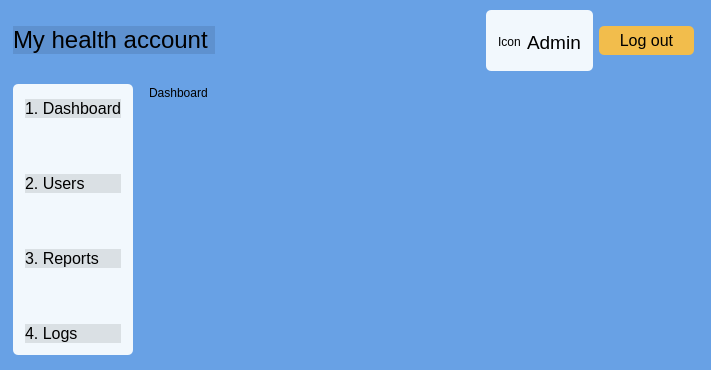
<?xml version="1.0" encoding="UTF-8"?>
<ui version="4.0">
 <class>AdminMain</class>
 <widget class="QDialog" name="AdminMain">
  <property name="geometry">
   <rect>
    <x>0</x>
    <y>0</y>
    <width>711</width>
    <height>370</height>
   </rect>
  </property>
  <property name="windowTitle">
   <string>Dialog</string>
  </property>
  <property name="styleSheet">
   <string notr="true">background-color: rgb(104, 161, 229);</string>
  </property>
  <widget class="QWidget" name="gridLayoutWidget">
   <property name="geometry">
    <rect>
     <x>150</x>
     <y>110</y>
     <width>541</width>
     <height>251</height>
    </rect>
   </property>
   <layout class="QGridLayout" name="gridLayout"/>
  </widget>
  <widget class="QGroupBox" name="groupBox_2">
   <property name="geometry">
    <rect>
     <x>13</x>
     <y>84</y>
     <width>120</width>
     <height>271</height>
    </rect>
   </property>
   <property name="styleSheet">
    <string notr="true">QGroupBox { 
     border-radius: 5px; 
	background-color: rgb(242, 248, 253);
 }</string>
   </property>
   <property name="title">
    <string/>
   </property>
   <layout class="QVBoxLayout" name="verticalLayout">
    <item>
     <widget class="QPushButton" name="pushButtonDashboard">
      <property name="styleSheet">
       <string notr="true">QPushButton {
	background-color: rgb(0, 0, 0,0.1); 
	border: none; 
	color: rgb(0, 0, 0); 
	font: 16px;
	text-align: left;
} 

QPushButton:hover { 
	background-color: rgb(0, 0, 0, 0.1); 
	border: none; 
	color: rgb(0, 43, 255); 
}
</string>
      </property>
      <property name="text">
       <string>1. Dashboard</string>
      </property>
     </widget>
    </item>
    <item>
     <spacer name="verticalSpacer_4">
      <property name="orientation">
       <enum>Qt::Vertical</enum>
      </property>
      <property name="sizeHint" stdset="0">
       <size>
        <width>20</width>
        <height>13</height>
       </size>
      </property>
     </spacer>
    </item>
    <item>
     <widget class="QPushButton" name="pushButtonUsers">
      <property name="styleSheet">
       <string notr="true">QPushButton {
	background-color: rgb(0, 0, 0,0.1); 
	border: none; 
	color: rgb(0, 0, 0); 
	font: 16px;
	text-align: left;
} 

QPushButton:hover { 
	background-color: rgb(0, 0, 0, 0.1); 
	border: none; 
	color: rgb(0, 43, 255); 
}
</string>
      </property>
      <property name="text">
       <string>2. Users</string>
      </property>
     </widget>
    </item>
    <item>
     <spacer name="verticalSpacer_5">
      <property name="orientation">
       <enum>Qt::Vertical</enum>
      </property>
      <property name="sizeHint" stdset="0">
       <size>
        <width>20</width>
        <height>13</height>
       </size>
      </property>
     </spacer>
    </item>
    <item>
     <widget class="QPushButton" name="pushButtonReports">
      <property name="styleSheet">
       <string notr="true">QPushButton {
	background-color: rgb(0, 0, 0,0.1); 
	border: none; 
	color: rgb(0, 0, 0); 
	font: 16px;
	text-align: left;
} 

QPushButton:hover { 
	background-color: rgb(0, 0, 0, 0.1); 
	border: none; 
	color: rgb(0, 43, 255); 
}
</string>
      </property>
      <property name="text">
       <string>3. Reports</string>
      </property>
     </widget>
    </item>
    <item>
     <spacer name="verticalSpacer_6">
      <property name="orientation">
       <enum>Qt::Vertical</enum>
      </property>
      <property name="sizeHint" stdset="0">
       <size>
        <width>20</width>
        <height>13</height>
       </size>
      </property>
     </spacer>
    </item>
    <item>
     <widget class="QPushButton" name="pushButtonLogs">
      <property name="styleSheet">
       <string notr="true">QPushButton {
	background-color: rgb(0, 0, 0,0.1); 
	border: none; 
	color: rgb(0, 0, 0); 
	font: 16px;
	text-align: left;
} 

QPushButton:hover { 
	background-color: rgb(0, 0, 0, 0.1); 
	border: none; 
	color: rgb(0, 43, 255); 
}
</string>
      </property>
      <property name="text">
       <string>4. Logs</string>
      </property>
     </widget>
    </item>
   </layout>
  </widget>
  <widget class="QLabel" name="labelUserList">
   <property name="geometry">
    <rect>
     <x>149</x>
     <y>82</y>
     <width>141</width>
     <height>21</height>
    </rect>
   </property>
   <property name="styleSheet">
    <string notr="true">font: 16pt &quot;.AppleSystemUIFont&quot;;
background-color: rgb(104, 161, 229);</string>
   </property>
   <property name="text">
    <string>Dashboard</string>
   </property>
  </widget>
  <widget class="QWidget" name="layoutWidget">
   <property name="geometry">
    <rect>
     <x>13</x>
     <y>10</y>
     <width>681</width>
     <height>61</height>
    </rect>
   </property>
   <layout class="QHBoxLayout" name="horizontalLayout">
    <item>
     <widget class="QPushButton" name="pushButtonMyHealthAccount">
      <property name="styleSheet">
       <string notr="true">QPushButton {
	background-color: rgb(0, 0, 0,0.1); 
	border: none; 
	color: rgb(0, 0, 0); 
	font: 24px;
	text-align: left;
} 

</string>
      </property>
      <property name="text">
       <string>My health account </string>
      </property>
     </widget>
    </item>
    <item>
     <spacer name="horizontalSpacer">
      <property name="orientation">
       <enum>Qt::Horizontal</enum>
      </property>
      <property name="sizeHint" stdset="0">
       <size>
        <width>188</width>
        <height>20</height>
       </size>
      </property>
     </spacer>
    </item>
    <item>
     <widget class="QGroupBox" name="groupBox_6">
      <property name="styleSheet">
       <string notr="true">QGroupBox { 
     border-radius: 5px; 
	background-color: rgb(242, 248, 253);
 } </string>
      </property>
      <property name="title">
       <string/>
      </property>
      <layout class="QGridLayout" name="gridLayout_2">
       <item row="0" column="0">
        <widget class="QLabel" name="labelAdmin">
         <property name="styleSheet">
          <string notr="true">background-color: rgb(242, 248, 253,0)</string>
         </property>
         <property name="text">
          <string>Icon</string>
         </property>
        </widget>
       </item>
       <item row="0" column="1">
        <widget class="QLabel" name="label_17">
         <property name="font">
          <font>
           <family>.AppleSystemUIFont</family>
           <pointsize>14</pointsize>
           <italic>false</italic>
           <bold>false</bold>
          </font>
         </property>
         <property name="styleSheet">
          <string notr="true">font: 14pt &quot;.AppleSystemUIFont&quot;;
background-color: rgb(242, 248, 253,0)</string>
         </property>
         <property name="text">
          <string>Admin</string>
         </property>
        </widget>
       </item>
      </layout>
     </widget>
    </item>
    <item>
     <widget class="QPushButton" name="pushButtonLogout">
      <property name="styleSheet">
       <string notr="true">QPushButton {
    background-color: rgb(242, 189, 76); 
    border: none;
     border-radius: 5px; 
    color: rgb(0, 0, 0); 
    font: 16px;
    padding: 5 20px;
} 

QPushButton:hover { 
    background-color: rgb(245, 149, 66); 
    border: none; 
    border-radius: 5px; 
    color: rgb(0, 43, 255); 
}</string>
      </property>
      <property name="text">
       <string>Log out</string>
      </property>
     </widget>
    </item>
   </layout>
  </widget>
 </widget>
 <resources/>
 <connections/>
</ui>
